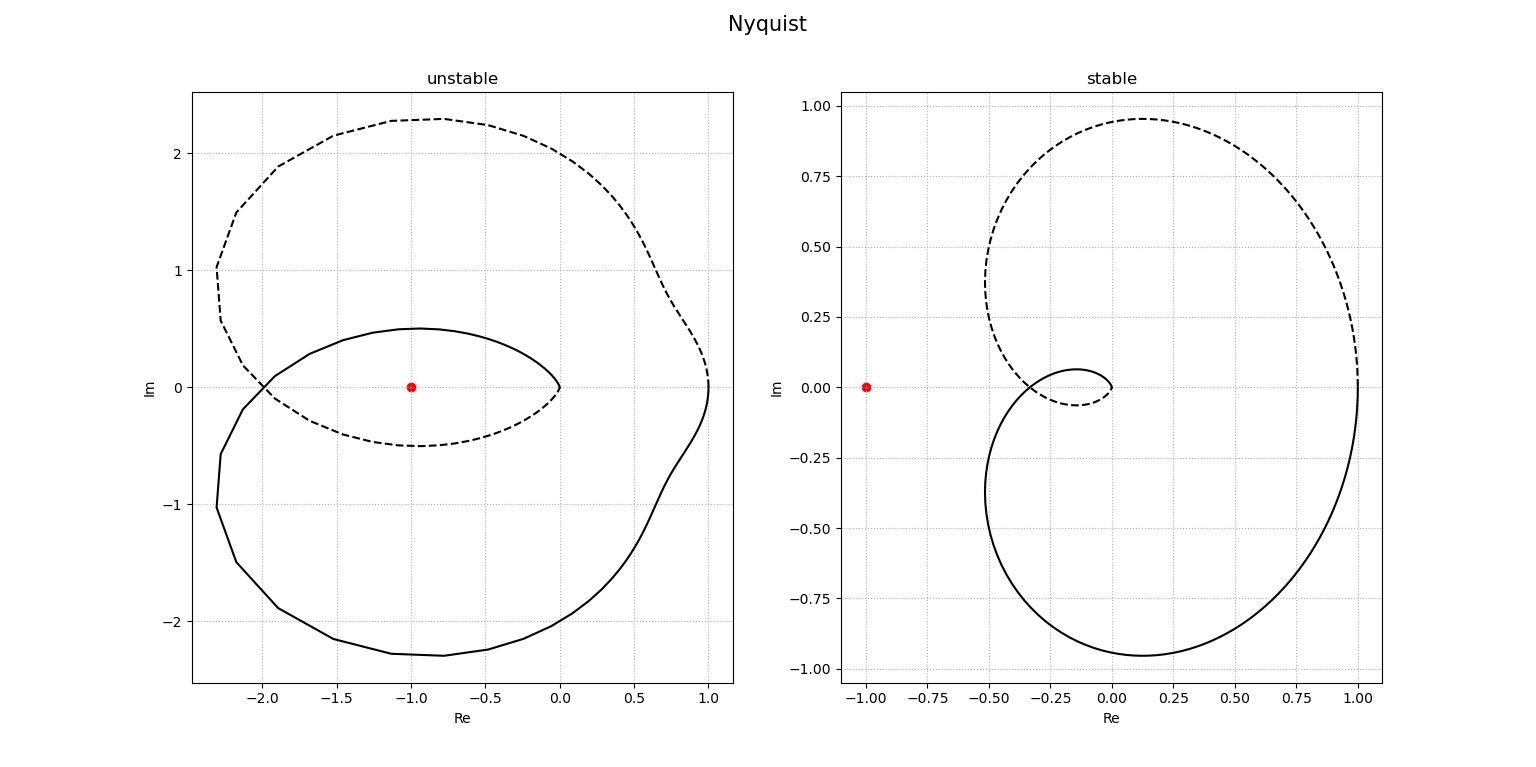

Recreate this plot in Python.
"""
2021/03/24
@Yuya Shimizu

安定なナイキスト線図と不安定なナイキスト線図
"""

import matplotlib.pyplot as plt
from control import tf, nyquist
from control.matlab import logspace
from for_plot import plot_set

P = tf([0, 1], [1, 1, 1.5, 1])
P2 = tf([0, 1], [1, 2, 2, 1])

##ナイキスト線図
fig, ax = plt.subplots(1, 2)

#閉ループ系が不安定になる場合
P = tf([0, 1], [1, 1, 1.5, 1])
x, y, _ = nyquist(P, logspace(-3, 5, 1000), Plot=False)
ax[0].plot(x, y, color='k')
ax[0].plot(x, -y, ls='--', color='k')
ax[0].scatter(-1, 0, color='r')
ax[0].set_title('unstable')
plot_set(ax[0], 'Re', 'Im')

#閉ループ系が不安定になる場合
P = tf([0, 1], [1, 2, 2, 1])
x, y, _ = nyquist(P, logspace(-3, 5, 1000), Plot=False)
ax[1].plot(x, y, color='k')
ax[1].plot(x, -y, ls='--', color='k')
ax[1].scatter(-1, 0, color='r')
ax[1].set_title('stable')
plot_set(ax[1], 'Re', 'Im')

fig.suptitle('Nyquist', size=15)
plt.show()
